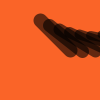
Frame 1 (no input)
Frame 2 (the mouse pressed at the canvas centre, redrawn once): identical to frame 1, image omitted

The Processing sketch that drew this single still picture (run headless with seeded random() and noise(); the mouse was pressed at the canvas centre and the sketch redrawn once):

// Processing sketch: ex_22_3
// ── ex_22_3.pde
//Exercise 22.3 

//Modify code 22-04 to create a sequence of different compositions.

int x = 20;
int u = 14;
float a = -0.12;

void setup () {
 size(100,100); 
  stroke(0, 153); 
  smooth();
  noLoop();

}
void draw() 
{ background(250,100,40);
tail(x, u, a);
}
void tail(int xpos, int units, float angle) { 
pushMatrix();
translate(xpos, 0);
for (int i = units; i > 0; i--) {
    strokeWeight(i);
    line(50, 50, 20, 20);
    translate(7, 8);
    rotate(angle);
}
  popMatrix();
}
